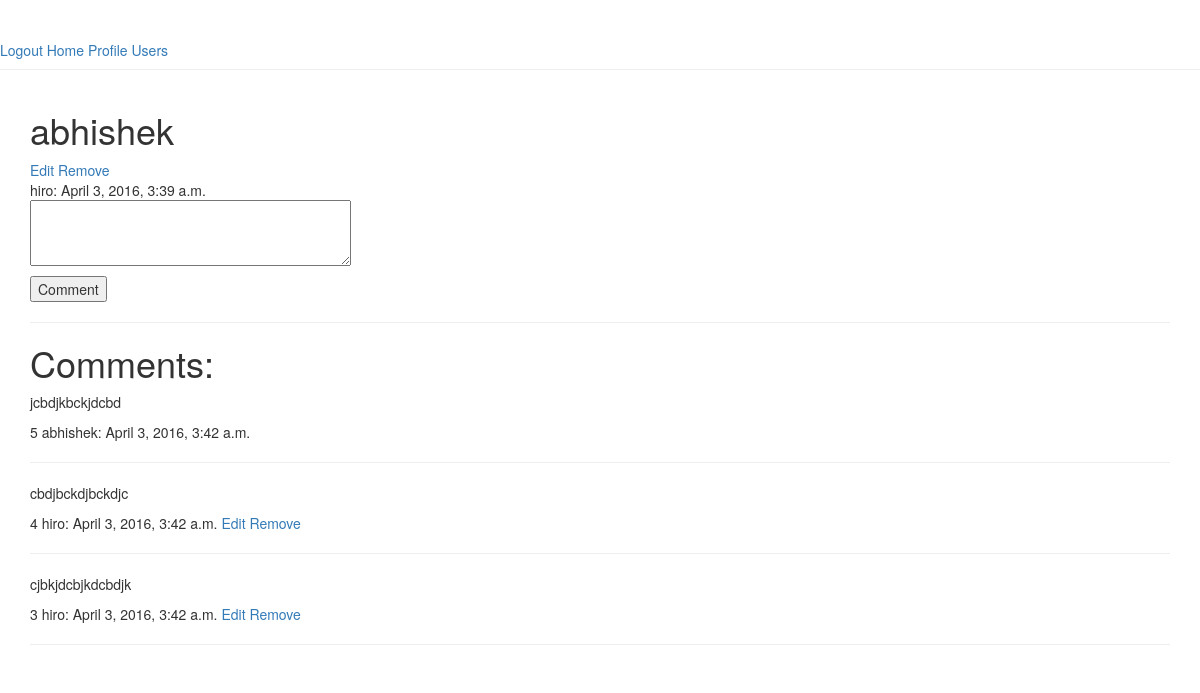
/codehub/topic/5/comment/ (signed in), run on the app's committed database.
### app/models.py (models this page shows, shortened)
class CodehubTopicModel(models.Model):
    user = models.ForeignKey(User)
    topic_heading = models.CharField(max_length = 100)
    topic_detail = models.CharField(max_length = 200)
    topic_link = models.CharField(max_length = 100 )
    tags = models.CharField(max_length = 50)
    timeStamp = models.DateTimeField()
    topic_type = models.CharField(max_length = 10)
    file = models.FileField(upload_to = 'uploads/')

class CodehubTopicCommentModel(models.Model):
    user = models.ForeignKey(User)
    topic = models.ForeignKey('CodehubTopicModel')
    comment_text = models.CharField(max_length = 500)
    timeStamp = models.DateTimeField()

### app/views.py (the view)
    def wrapper(request,*args,**kwargs):
        if not request.user.is_authenticated():
            return redirect('login_view')
        return func(request,*args,**kwargs)

### app/forms.py
class CodehubTopicCommentForm(forms.ModelForm):
    comment_text = forms.CharField(label = '',max_length = 500,widget = forms.Textarea(attrs = {'rows':'3','cols':'40'}))
    class Meta:
        model = CodehubTopicCommentModel
        fields = ['comment_text']

### app/codehub.py (called while the page is built)
@loginRequired
def comment_on_topic(request,id):
    if request.method == 'POST':
        form = CodehubTopicCommentForm(request.POST)
        if form.is_valid():
            new_comment = CodehubTopicCommentModel(
                user = User.objects.get(username = request.user.username),
                topic = CodehubTopicModel.objects.get(id = id),
                comment_text = form.cleaned_data['comment_text'],
                timeStamp = datetime.datetime.now()
            )
            new_comment.save()
            return redirect("/codehub/topic/"+id+"/comment")
    else:
        form = CodehubTopicCommentForm()
    comments = CodehubTopicCommentModel.objects.filter(topic_id = id).order_by('-timeStamp')
    topic_details = CodehubTopicModel.objects.get(id = id)
    return render(request,'codehub/comment_on_topic.html',{'form':form,'comments':comments,'topic':topic_details})

### app/views.py (called while the page is built)
def loginRequired(func):
    def wrapper(request,*args,**kwargs):
        if not request.user.is_authenticated():
            return redirect('login_view')
        return func(request,*args,**kwargs)
    return wrapper

### app/templates/codehub/comment_on_topic.html (shortened to what this page needs)
{% extends 'base.html' %}
{% block content %}
<h1>{{ topic.topic_heading }}</h1>
{% if topic.user.username == user.username %}
  <a href = "{% url 'edit_topic' topic.id %}">Edit</a>
  <a href = "{% url 'remove_topic' topic.id %}">Remove</a>
{% endif %}
<a href = "/media/{{ topic.file }}">{{ topic.file }}</a><br/>
{{ topic.user.username }}:
{{ topic.timeStamp }}
<form method='post'>
{{ form.as_p }}
<input type='submit' name='comment' value ='Comment'/>
</form>
<hr/>
<h1>Comments:</h1>
{% for comment in comments %}
    <P>{{ comment.comment_text }}</P>
    {{ comment.id }}
    {{ comment.user.username }}:
    {{ comment.timeStamp }}
  {% if comment.user.username == request.user.username %}
    <a href = "{% url 'edit_topic_comment' comment.id %}">Edit</a>
    <a href = "{% url 'remove_topic_comment' comment.id %}">Remove</a>
  {% endif %}
    <hr/>
{% endfor %}
{% endblock %}

### data on the page
CodehubTopicModel: topic_heading "abhishek", user.username "hiro", timeStamp "April 3, 2016, 3:39 a.m."
CodehubTopicCommentModel: comment_text "jcbdjkbckjdcbd", id "5", user.username "abhishek", timeStamp "April 3, 2016, 3:42 a.m."
CodehubTopicCommentModel: comment_text "cbdjbckdjbckdjc", id "4", user.username "hiro", timeStamp "April 3, 2016, 3:42 a.m.", shows "Edit"
CodehubTopicCommentModel: comment_text "cjbkjdcbjkdcbdjk", id "3", user.username "hiro", timeStamp "April 3, 2016, 3:42 a.m.", shows "Edit"
